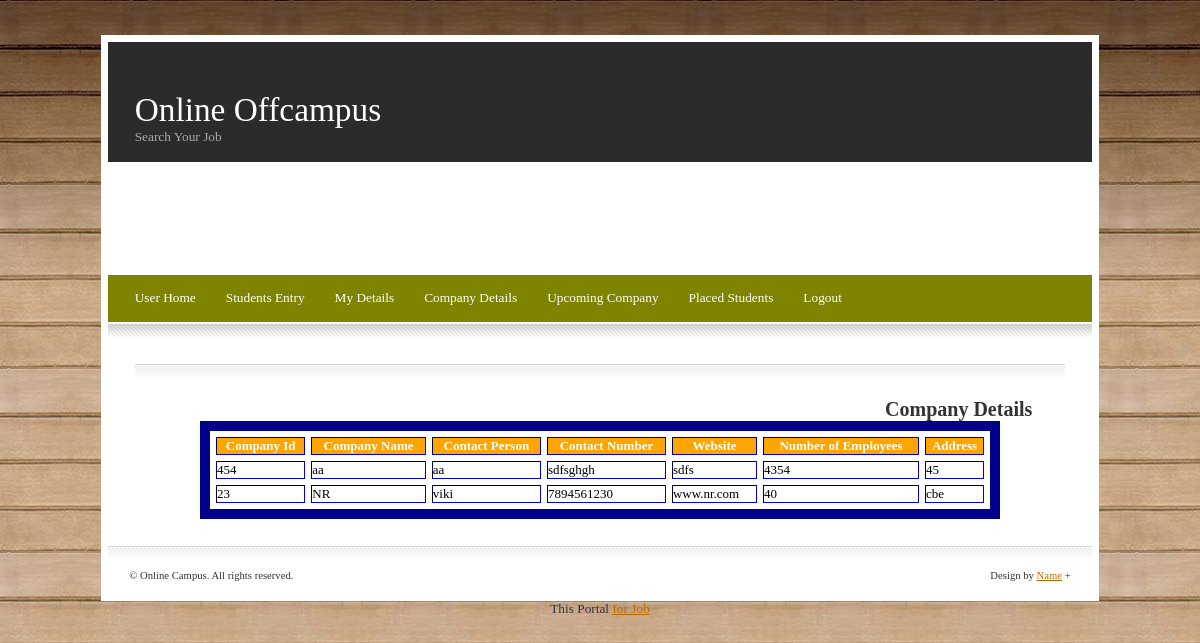
Page /companyrview.php on the committed database.
### tables this page shows
CREATE TABLE IF NOT EXISTS `companydetails` (
  `CompanyId` varchar(50) DEFAULT NULL,
  `CompanyName` varchar(50) DEFAULT NULL,
  `ContactPerson` varchar(50) DEFAULT NULL,
  `ContactNumber` varchar(50) DEFAULT NULL,
  `Website` varchar(50) DEFAULT NULL,
  `Numberofemp` varchar(50) DEFAULT NULL,
  `Address` varchar(50) DEFAULT NULL
);

### companyrview.php (the view, shortened to what this page needs)
<?php
 include_once("Userheader.php");
 ?>
<form action="companyrview.php" name="ViewInterview" class="row" method="post">
	<div    align="center">
	<center >
<h2> Company Details </h2>
	<table border="2" cellspacing="6" class="displaycontent" width="800" style="border:10px solid Darkblue;" align="center">
	<tr>
			<th bgcolor=Orange><font color=white size=2>Company Id</font></th>
			<th bgcolor=Orange><font color=white size=2>Company Name</font></th>
			<th bgcolor=Orange><font color=white size=2>Contact Person</font></th>
			<th bgcolor=Orange><font color=white size=2>Contact Number </font></th>
			<th bgcolor=Orange><font color=white size=2>Website</font></th>
			<th bgcolor=Orange><font color=white size=2>Number of Employees </font></th>
			<th bgcolor=Orange><font color=white size=2>Address </font></th>
	</tr>
	<?php
	$query = "select * from companydetails";
	$result = mysql_query($query) or die(mysql_error());
	while($row = mysql_fetch_assoc($result))
		{
 ?>
	<tr>
		<td bgcolor=white><font color=#000000 size=2><?php echo $row['CompanyId']; ?></font></td>
       	<td bgcolor=white><font color=#000000 size=2><?php echo $row['CompanyName']; ?></font></td>
		<td bgcolor=white><font color=#000000 size=2><?php echo $row['ContactPerson']; ?></font></td>
		<td bgcolor=white><font color=#000000 size=2><?php echo $row['ContactNumber']; ?></font></td>
		<td bgcolor=white><font color=#000000 size=2><?php echo $row['Website']; ?></font></td>
       	<td bgcolor=white><font color=#000000 size=2><?php echo $row['Numberofemp']; ?></font></td>
		<td bgcolor=white><font color=#000000 size=2><?php echo $row['Address']; ?></font></td>
	</tr>
			<?php }  ?>
	</table>
</div>
</form>
<?php
	include_once("footer.php")
	?>

### default.css (style rules this page uses)
* { padding: 0em; margin: 0em; }
body { background: #000000 url('images/bg1.jpg'); padding: 35px 0px 35px 0px; }
body,input { font-size: 10pt; font-family: "georgia", "times new roman", serif; color: #333333; }

### rows in the picture
companydetails: CompanyId "454", CompanyName "aa", ContactPerson "aa", ContactNumber "sdfsghgh", Website "sdfs", Numberofemp "4354", Address "45"
companydetails: CompanyId "23", CompanyName "NR", ContactPerson "viki", ContactNumber "7894561230", Website "www.nr.com", Numberofemp "40", Address "cbe"
